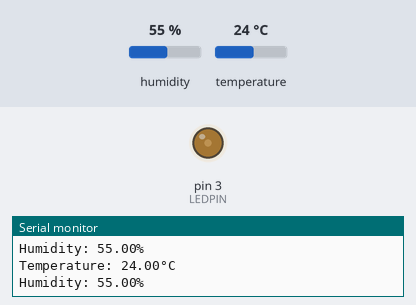
Simulated run of this sketch. Board: Arduino Uno, built with avr-gcc and run on an emulated ATmega328P. On the bench: output pins drawn as LEDs (lit = HIGH), the last lines printed to the serial monitor. The test bench sets the inputs (shaded band); at power-on: humidity 55 %, temperature 24 °C.

Above: at 1.5 s.
1.6 s: humidity set to 22 %
At 2.7 s:
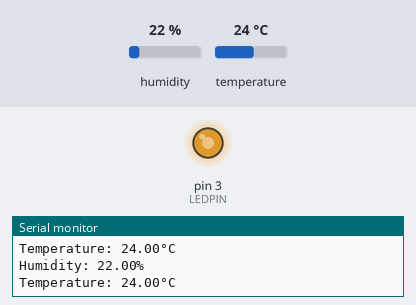
3.1 s: humidity set to 68 %
At 3.7 s:
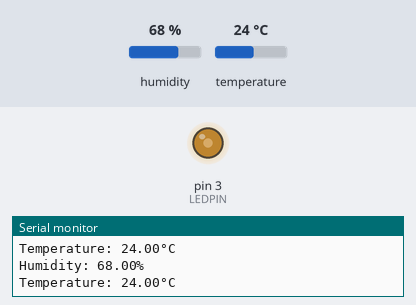
4.6 s: humidity set to 40 %
At 5.9 s:
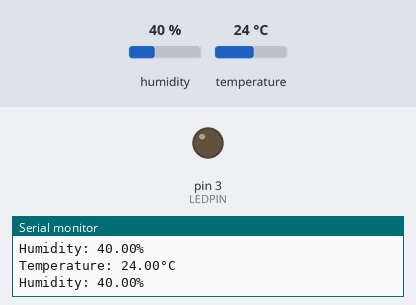
Timing chart, 0 to 7.6 s (numbered marks = the images above; inputs shaded):
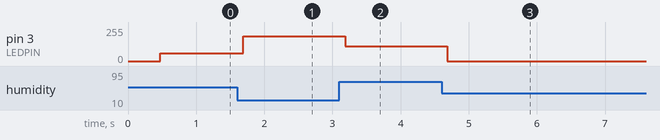

The sketch:

DHT_PWM.ino
```cpp
// (licence header left out)
// REQUIRES the following Arduino libraries:
// - DHT Sensor Library: https://github.com/adafruit/DHT-sensor-library
// - Adafruit Unified Sensor Lib: https://github.com/adafruit/Adafruit_Sensor

#include <Adafruit_Sensor.h>
#include <DHT.h>
#include <DHT_U.h>

#define DHTPIN 2     // Digital pin connected to the DHT sensor
#define LEDPIN 3
// Feather HUZZAH ESP8266 note: use pins 3, 4, 5, 12, 13 or 14 --
// Pin 15 can work but DHT must be disconnected during program upload.
int br = 0;
float h = 0.0;

// Uncomment the type of sensor in use:
//#define DHTTYPE    DHT11     // DHT 11
#define DHTTYPE    DHT22     // DHT 22 (AM2302)
//#define DHTTYPE    DHT21     // DHT 21 (AM2301)

// See guide for details on sensor wiring and usage:
//   https://learn.adafruit.com/dht/overview

DHT_Unified dht(DHTPIN, DHTTYPE);

uint32_t delayMS;

void setup() {
  Serial.begin(9600);
  pinMode(LEDPIN, OUTPUT);
  // Initialize device.
  dht.begin();
  Serial.println(F("DHTxx Unified Sensor Example"));
  // Print temperature sensor details.
  sensor_t sensor;
  dht.temperature().getSensor(&sensor);
  Serial.println(F("------------------------------------"));
  Serial.println(F("Temperature Sensor"));
  Serial.print  (F("Sensor Type: ")); Serial.println(sensor.name);
  Serial.print  (F("Driver Ver:  ")); Serial.println(sensor.version);
  Serial.print  (F("Unique ID:   ")); Serial.println(sensor.sensor_id);
  Serial.print  (F("Max Value:   ")); Serial.print(sensor.max_value); Serial.println(F("°C"));
  Serial.print  (F("Min Value:   ")); Serial.print(sensor.min_value); Serial.println(F("°C"));
  Serial.print  (F("Resolution:  ")); Serial.print(sensor.resolution); Serial.println(F("°C"));
  Serial.println(F("------------------------------------"));
  // Print humidity sensor details.
  dht.humidity().getSensor(&sensor);
  Serial.println(F("Humidity Sensor"));
  Serial.print  (F("Sensor Type: ")); Serial.println(sensor.name);
  Serial.print  (F("Driver Ver:  ")); Serial.println(sensor.version);
  Serial.print  (F("Unique ID:   ")); Serial.println(sensor.sensor_id);
  Serial.print  (F("Max Value:   ")); Serial.print(sensor.max_value); Serial.println(F("%"));
  Serial.print  (F("Min Value:   ")); Serial.print(sensor.min_value); Serial.println(F("%"));
  Serial.print  (F("Resolution:  ")); Serial.print(sensor.resolution); Serial.println(F("%"));
  Serial.println(F("------------------------------------"));
  // Set delay between sensor readings based on sensor details.
  delayMS = sensor.min_delay / 1000;
}

void loop() {
  // Delay between measurements.
  delay(50);
  analogWrite(LEDPIN, br);
  // Get temperature event and print its value.
  sensors_event_t event;
  dht.temperature().getEvent(&event);
  if (isnan(event.temperature)) {
    Serial.println(F("Error reading temperature!"));
  }
  else {
    Serial.print(F("Temperature: "));
    Serial.print(event.temperature);
    Serial.println(F("°C"));
  }
  // Get humidity event and print its value.
  dht.humidity().getEvent(&event);
  if (isnan(event.relative_humidity)) {
    Serial.println(F("Error reading humidity!"));
  }
  else {
    Serial.print(F("Humidity: "));
    Serial.print(event.relative_humidity);
    Serial.println(F("%"));
  }
  h = event.relative_humidity;
  br = 4*(h-40);
}
```

Measured:
- after the input at 1.6 s, pin 3 (LEDPIN): 60/255 → 184/255 after 0.09 s
- after the input at 3.1 s, pin 3 (LEDPIN): 184/255 → 112/255 after 0.09 s
- after the input at 4.6 s, pin 3 (LEDPIN): 112/255 → 0/255 after 0.09 s
